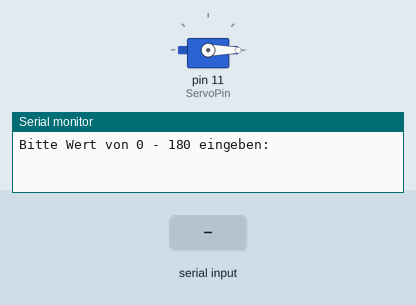
Recording of a sketch running on a simulated Arduino Uno, built with avr-gcc and run on an emulated ATmega328P. On the bench: servo, the last lines printed to the serial monitor. Inputs (shaded band) come from the test bench.

Above: at 1.2 s.
1.3 s: "90,45\n" received over Serial
At 2.5 s:
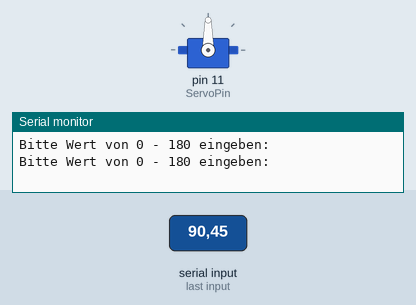
2.8 s: "30,150\n" received over Serial
At 3.7 s:
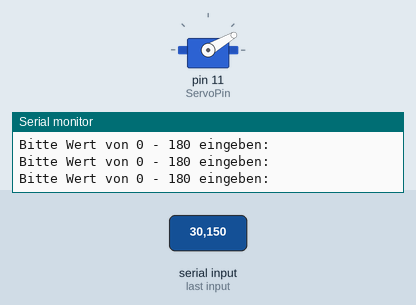
4.3 s: "200\n" received over Serial
At 4.7 s:
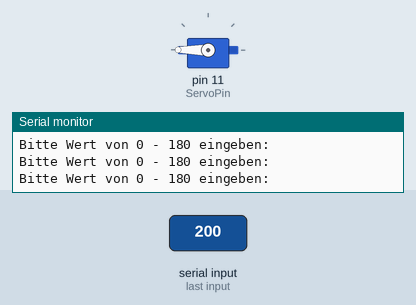
5.8 s: "0\n" received over Serial
At 7.0 s:
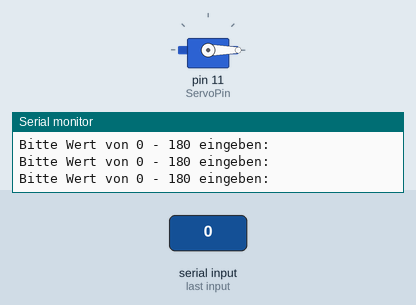
7.3 s: "90\n" received over Serial
At 8.2 s:
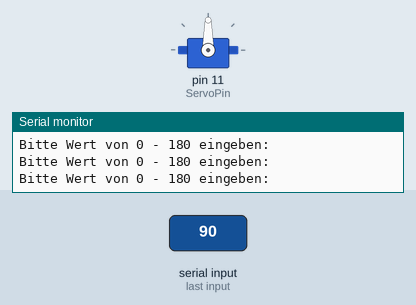
Timing chart, 0 to 9.8 s (numbered marks = the images above; inputs shaded):
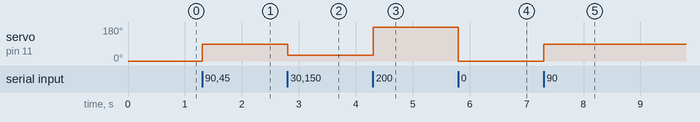

The sketch:

Servo.ino
```cpp
#include <Servo.h>

#define ServoPin 11
Servo servo = Servo();


void setup() {
  Serial.begin(9600);
  servo.attach(ServoPin);
  servo.write(0);

}

void loop() {
  Serial.println("Bitte Wert von 0 - 180 eingeben: ");
  while(Serial.available() == 0) {};
  servo.write(getInt());
}

int getInt() {
  if(Serial.available() == 0) return;

  String input = Serial.readStringUntil('\n');
  int value = input.toInt();

  if(value == 0 && input != "0") {
    Serial.println("Gueltigen Wert eingeben");
    return;
  }

  return value;
}
```

Measured:
- after the input at 1.3 s, servo on pin 11 (ServoPin): 0° → 90° at once
- after the input at 2.8 s, servo on pin 11 (ServoPin): 90° → 30° at once
- after the input at 4.3 s, servo on pin 11 (ServoPin): 30° → 180° at once
- after the input at 5.8 s, servo on pin 11 (ServoPin): 180° → 0° at once
- after the input at 7.3 s, servo on pin 11 (ServoPin): 0° → 90° at once
